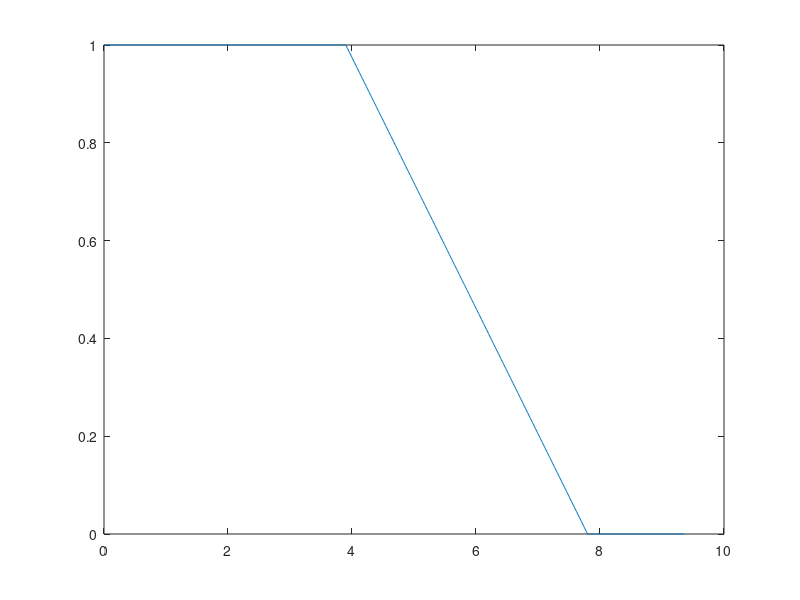

The MATLAB script that drew this image:
% get_mf_valid();
% hold on;
% get_mf_invalid();
function [mf_valid] = get_mf_valid()
% Definizione della soglia di confidenza e della pendenza della rampa
p = 7.8;
slope = 1/(3.9);

% Definizione del vettore di q da valutare
q_vec = 0:0.01:p*1.2;

% Definizione della membership function
mf_valid = zeros(size(q_vec));
mf_valid(q_vec <= 0.5*p) = 1;
mf_valid(q_vec > 0.5*p & q_vec <= p) = 1 - slope*(q_vec(q_vec > 0.5*p & q_vec <= p) - 0.5*p);
mf_valid(q_vec > p) = 0;
plot(q_vec,mf_valid);
end


% function [mf_invalid] = get_mf_invalid()
% % Definizione della soglia di confidenza e della pendenza della rampa
% s = 3.9;
% slope = 1/(3.9);
% 
% % Definizione del vettore di q da valutare
% q_vec = 0:0.01:7.8*1.2;
% 
% % Definizione della membership function
% mf_invalid = zeros(size(q_vec));
% mf_invalid(q_vec < s) = 0;
% mf_invalid(q_vec > s & q_vec <= 7.8) = 1+slope*(q_vec(q_vec > 3.9 & q_vec <= 7.8)-7.8);
% mf_invalid(q_vec >= 7.8) = 1;
% 
% plot(q_vec,mf_invalid);
% end
